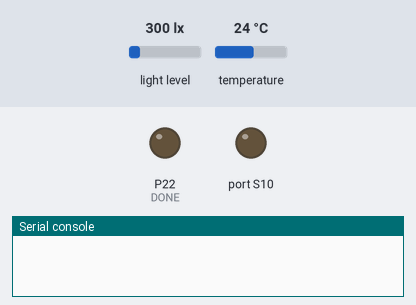
Bench run of a program on a simulated BBC micro:bit running MicroPython. On the bench: output pins drawn as LEDs (lit = HIGH), the last lines printed to the serial console. Inputs (shaded band) come from the test bench; at power-on: light level 300 lx, temperature 24 °C. WiFi joins after 1.5 s; files the program writes start out absent; values from a settings file that is not in the repository are placeholders; web requests get an empty 200 reply after 0.4 s; library files of the repository ran but are not shown: PiicoDev_SSD1306.py, PiicoDev_TMP117.py, PiicoDev_VEML6030.py. At 10.4 s the program stops and its outputs stay as they are.

Above: at 0.1 s.
At 10.5 s:
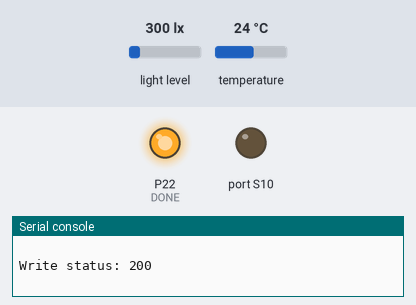
Timing chart, 0 to 11.9 s (numbered marks = the images above):
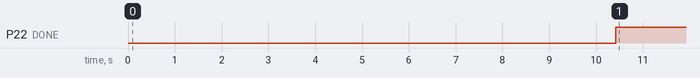

The program:

main.py
```python
import asyncio
from secrets import DB_NAME, INFLUX_DB_URL_BASE, PASSWORD, SSID

import network
import requests
import rp2
from machine import Pin

from PiicoDev_SSD1306 import *
from PiicoDev_TMP117 import PiicoDev_TMP117
from PiicoDev_VEML6030 import PiicoDev_VEML6030

# ---- Config ----
SAMPLES = 10  # seconds of averaging; shorter = longer battery life
WIFI_WAIT_S = 15  # max extra wait for WiFi after sampling
INFLUXDB_URL = f"{INFLUX_DB_URL_BASE}/write?db={DB_NAME}"
DEBUG = False  # True: never cut power, so you can still reach the REPL

# value=0 so the pin starts low and can't trigger shutdown at boot
DONE = Pin(22, Pin.OUT, value=0)

# Make sure the LED is off
Pin("LED", Pin.OUT, value=0)

temp_sensor = PiicoDev_TMP117()
light_sensor = PiicoDev_VEML6030()

rp2.country("AU")
sta_if = network.WLAN(network.STA_IF)
network.WLAN(network.AP_IF).active(False)


def log(msg):
    print(msg)
    try:
        with open("log.txt", "a") as f:
            f.write(f"{msg}\n")
    except OSError:
        pass


async def wifi_connect():
    sta_if.active(True)
    sta_if.connect(SSID, PASSWORD)  # returns immediately


def write_to_influx(temperature, light):
    data = (
        f"outdoor,location=weather_station "
        f"temperature={temperature:.2f},light={light:.2f}"
    )
    response = requests.post(INFLUXDB_URL, data=data, timeout=5)
    status = response.status_code
    if status != 204:
        log(response.text)
    response.close()
    return status


async def run_once():
    asyncio.create_task(wifi_connect())  # connects while we sample

    temps, lights = [], []
    for _ in range(SAMPLES):
        temps.append(temp_sensor.readTempC())
        lights.append(light_sensor.read())
        await asyncio.sleep(1)
    avg_t = sum(temps) / len(temps)
    avg_l = sum(lights) / len(lights)

    # Sampling is done; give WiFi a bounded amount of extra time
    for _ in range(WIFI_WAIT_S * 2):
        if sta_if.isconnected():
            break
        await asyncio.sleep(0.5)

    if not sta_if.isconnected():
        log("No WiFi, reading dropped")
        return
    log(f"Write status: {write_to_influx(avg_t, avg_l)}")


try:
    asyncio.run(run_once())
except Exception as e:
    log(f"Error: {e!r}")
finally:
    asyncio.new_event_loop()
    if not DEBUG:
        DONE.on()  # power is cut here, nothing after this line runs
```

Measured:
- by itself, P22 (DONE): LOW → HIGH at 10.4 s
